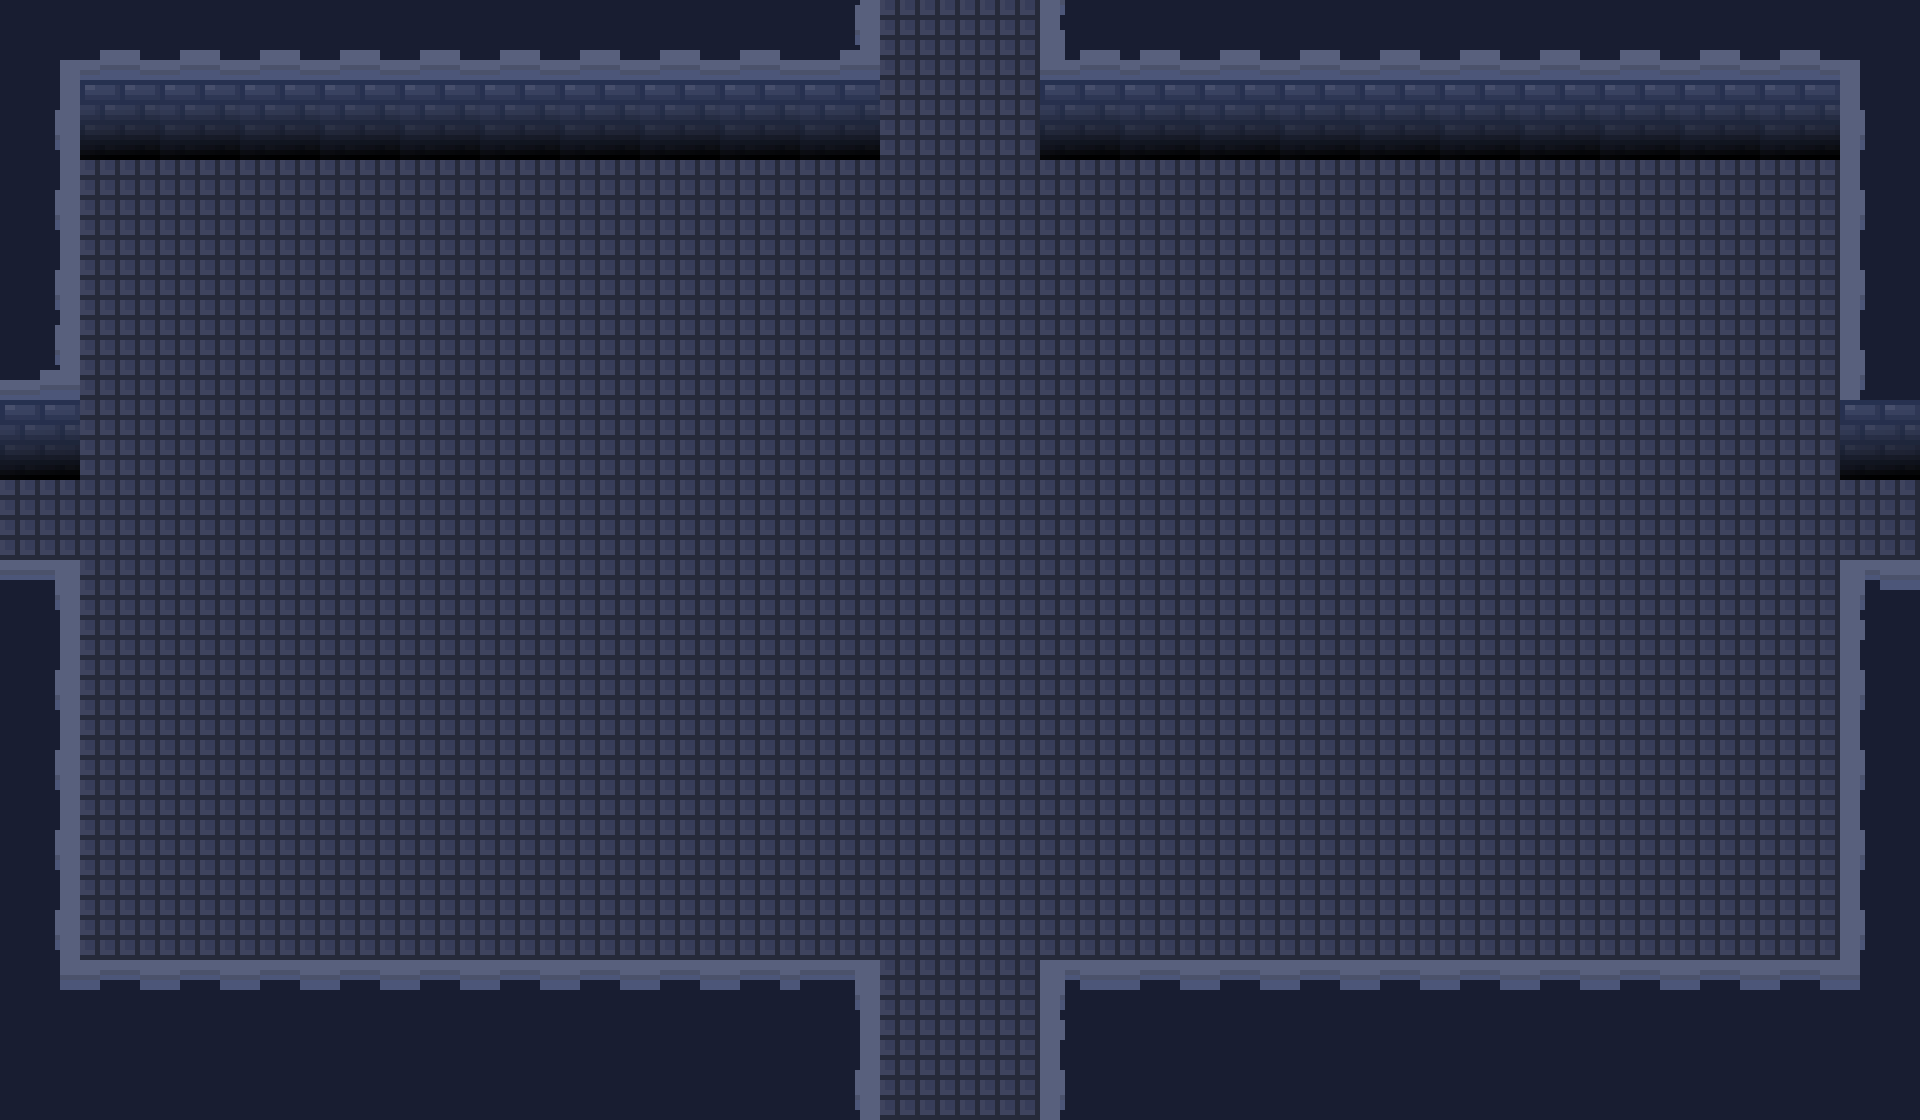

This is a level from a 2D game, rendered from its Tiled map with the project's own tilesets. A one-line summary and the complete map file follow:
An orthogonal 24x14 tile map with 80x80 px tiles, 3 tile layers (Floor, Walls, Top).

<map version="1.2" tiledversion="1.3.4" orientation="orthogonal" renderorder="right-down" width="24" height="14" tilewidth="80" tileheight="80" infinite="0" nextlayerid="5" nextobjectid="1">
 <tileset firstgid="1" source="AlchemistTilemap.tsx" />
 <layer id="3" name="Floor" width="24" height="14">
  <data encoding="csv">
51,51,51,51,51,51,51,51,51,51,51,51,51,51,51,51,51,51,51,51,51,51,51,51,
51,51,51,51,51,51,51,51,51,51,51,51,51,51,51,51,51,51,51,51,51,51,51,51,
51,51,51,51,51,51,51,51,51,51,51,51,51,51,51,51,51,51,51,51,51,51,51,51,
51,51,51,51,51,51,51,51,51,51,51,51,51,51,51,51,51,51,51,51,51,51,51,51,
51,51,51,51,51,51,51,51,51,51,51,51,51,51,51,51,51,51,51,51,51,51,51,51,
51,51,51,51,51,51,51,51,51,51,51,51,51,51,51,51,51,51,51,51,51,51,51,51,
51,51,51,51,51,51,51,51,51,51,51,51,51,51,51,51,51,51,51,51,51,51,51,51,
51,51,51,51,51,51,51,51,51,51,51,51,51,51,51,51,51,51,51,51,51,51,51,51,
51,51,51,51,51,51,51,51,51,51,51,51,51,51,51,51,51,51,51,51,51,51,51,51,
51,51,51,51,51,51,51,51,51,51,51,51,51,51,51,51,51,51,51,51,51,51,51,51,
51,51,51,51,51,51,51,51,51,51,51,51,51,51,51,51,51,51,51,51,51,51,51,51,
51,51,51,51,51,51,51,51,51,51,51,51,51,51,51,51,51,51,51,51,51,51,51,51,
51,51,51,51,51,51,51,51,51,51,51,51,51,51,51,51,51,51,51,51,51,51,51,51,
51,51,51,51,51,51,51,51,51,51,51,51,51,51,51,51,51,51,51,51,51,51,51,51
</data>
 </layer>
 <layer id="1" name="Walls" width="24" height="14">
  <data encoding="csv">
76,77,77,77,77,77,77,77,77,77,106,0,0,105,77,77,77,77,77,77,77,77,77,78,
101,27,27,27,27,27,27,27,27,27,27,0,0,27,27,27,27,27,27,27,27,27,27,103,
101,0,0,0,0,0,0,0,0,0,0,0,0,0,0,0,0,0,0,0,0,0,0,103,
101,0,0,0,0,0,0,0,0,0,0,0,0,0,0,0,0,0,0,0,0,0,0,103,
106,0,0,0,0,0,0,0,0,0,0,0,0,0,0,0,0,0,0,0,0,0,0,103,
27,0,0,0,0,0,0,0,0,0,0,0,0,0,0,0,0,0,0,0,0,0,0,27,
0,0,0,0,0,0,0,0,0,0,0,0,0,0,0,0,0,0,0,0,0,0,0,0,
0,0,0,0,0,0,0,0,0,0,0,0,0,0,0,0,0,0,0,0,0,0,0,0,
101,0,0,0,0,0,0,0,0,0,0,0,0,0,0,0,0,0,0,0,0,0,0,103,
101,0,0,0,0,0,0,0,0,0,0,0,0,0,0,0,0,0,0,0,0,0,0,103,
101,0,0,0,0,0,0,0,0,0,0,0,0,0,0,0,0,0,0,0,0,0,0,103,
101,0,0,0,0,0,0,0,0,0,0,0,0,0,0,0,0,0,0,0,0,0,0,103,
126,0,0,0,0,0,0,0,0,0,0,0,0,0,0,0,0,0,0,0,0,0,0,128,
4,4,4,4,4,4,4,4,4,4,101,0,0,103,4,4,4,4,4,4,4,4,4,4
</data>
 </layer>
 <layer id="2" name="Top" width="24" height="14">
  <data encoding="csv">
0,0,0,0,0,0,0,0,0,0,0,0,0,0,0,0,0,0,0,0,0,0,0,0,
0,0,0,0,0,0,0,0,0,0,0,0,0,0,0,0,0,0,0,0,0,0,0,0,
0,0,0,0,0,0,0,0,0,0,0,0,0,0,0,0,0,0,0,0,0,0,0,0,
0,0,0,0,0,0,0,0,0,0,0,0,0,0,0,0,0,0,0,0,0,0,0,0,
0,0,0,0,0,0,0,0,0,0,0,0,0,0,0,0,0,0,0,0,0,0,0,0,
0,0,0,0,0,0,0,0,0,0,0,0,0,0,0,0,0,0,0,0,0,0,0,0,
0,0,0,0,0,0,0,0,0,0,0,0,0,0,0,0,0,0,0,0,0,0,0,0,
81,0,0,0,0,0,0,0,0,0,0,0,0,0,0,0,0,0,0,0,0,0,0,80,
0,0,0,0,0,0,0,0,0,0,0,0,0,0,0,0,0,0,0,0,0,0,0,0,
0,0,0,0,0,0,0,0,0,0,0,0,0,0,0,0,0,0,0,0,0,0,0,0,
0,0,0,0,0,0,0,0,0,0,0,0,0,0,0,0,0,0,0,0,0,0,0,0,
0,0,0,0,0,0,0,0,0,0,0,0,0,0,0,0,0,0,0,0,0,0,0,0,
0,127,127,127,127,127,127,127,127,127,81,0,79,80,127,127,127,127,127,127,127,127,127,0,
0,0,0,0,0,0,0,0,0,0,0,0,0,0,0,0,0,0,0,0,0,0,0,0
</data>
 </layer>
</map>